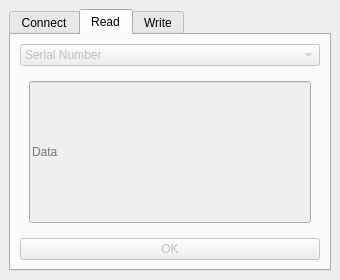
<?xml version="1.0" encoding="UTF-8"?>
<ui version="4.0">
 <class>MainWindow</class>
 <widget class="QMainWindow" name="MainWindow">
  <property name="geometry">
   <rect>
    <x>0</x>
    <y>0</y>
    <width>340</width>
    <height>255</height>
   </rect>
  </property>
  <property name="windowTitle">
   <string>ModbusTCP GUI</string>
  </property>
  <widget class="QWidget" name="centralwidget">
   <layout class="QVBoxLayout" name="verticalLayout">
    <item>
     <widget class="QTabWidget" name="tabWidget">
      <property name="enabled">
       <bool>true</bool>
      </property>
      <property name="sizePolicy">
       <sizepolicy hsizetype="Preferred" vsizetype="Preferred">
        <horstretch>0</horstretch>
        <verstretch>0</verstretch>
       </sizepolicy>
      </property>
      <property name="maximumSize">
       <size>
        <width>332</width>
        <height>282</height>
       </size>
      </property>
      <property name="acceptDrops">
       <bool>false</bool>
      </property>
      <property name="autoFillBackground">
       <bool>false</bool>
      </property>
      <property name="currentIndex">
       <number>1</number>
      </property>
      <widget class="QWidget" name="tab_connect">
       <attribute name="title">
        <string>Connect</string>
       </attribute>
       <layout class="QVBoxLayout" name="verticalLayout_2">
        <item>
         <widget class="QWidget" name="widget_2" native="true">
          <property name="enabled">
           <bool>true</bool>
          </property>
          <layout class="QGridLayout" name="gridLayout">
           <item row="2" column="2">
            <widget class="QLabel" name="label_3">
             <property name="text">
              <string>Unit ID</string>
             </property>
            </widget>
           </item>
           <item row="3" column="2">
            <widget class="QLabel" name="label_4">
             <property name="text">
              <string>Timeout</string>
             </property>
            </widget>
           </item>
           <item row="0" column="2">
            <widget class="QLabel" name="label">
             <property name="text">
              <string>Host Address</string>
             </property>
            </widget>
           </item>
           <item row="1" column="2">
            <widget class="QLabel" name="label_2">
             <property name="text">
              <string>Port Number</string>
             </property>
            </widget>
           </item>
           <item row="0" column="4">
            <widget class="QLineEdit" name="lineEdit_2">
             <property name="enabled">
              <bool>true</bool>
             </property>
             <property name="text">
              <string>127.0.0.1</string>
             </property>
             <property name="alignment">
              <set>Qt::AlignCenter</set>
             </property>
            </widget>
           </item>
           <item row="1" column="4">
            <widget class="QLineEdit" name="lineEdit_3">
             <property name="text">
              <string>502</string>
             </property>
             <property name="alignment">
              <set>Qt::AlignCenter</set>
             </property>
            </widget>
           </item>
           <item row="2" column="4">
            <widget class="QLineEdit" name="lineEdit_4">
             <property name="text">
              <string>255</string>
             </property>
             <property name="alignment">
              <set>Qt::AlignCenter</set>
             </property>
            </widget>
           </item>
           <item row="3" column="4">
            <widget class="QLineEdit" name="lineEdit">
             <property name="text">
              <string>10</string>
             </property>
             <property name="alignment">
              <set>Qt::AlignCenter</set>
             </property>
            </widget>
           </item>
          </layout>
         </widget>
        </item>
        <item>
         <widget class="QWidget" name="widget" native="true">
          <property name="sizePolicy">
           <sizepolicy hsizetype="Expanding" vsizetype="Expanding">
            <horstretch>0</horstretch>
            <verstretch>0</verstretch>
           </sizepolicy>
          </property>
          <layout class="QHBoxLayout" name="horizontalLayout">
          <item>

 <layout class="QVBoxLayout" name="verticalLayout_deviceSelect">
  <item>
   <widget class="QLabel" name="label_device">
    <property name="text">
     <string>Device:</string>
    </property>
   </widget>
  </item>
  <item>
   <widget class="QRadioButton" name="radioButton_evc04">
    <property name="text">
     <string>EVC04</string>
    </property>
    <property name="checked">
     <bool>true</bool>
    </property>
   </widget>
  </item>
  <item>
   <widget class="QRadioButton" name="radioButton_evc10">
    <property name="text">
     <string>EVC10</string>
    </property>
   </widget>
  </item>
 </layout>
</item>

           <item>
            <widget class="QPushButton" name="pushButton_2">
             <property name="sizePolicy">
              <sizepolicy hsizetype="Expanding" vsizetype="Expanding">
               <horstretch>0</horstretch>
               <verstretch>0</verstretch>
              </sizepolicy>
             </property>
             <property name="text">
              <string>Connect</string>
             </property>
            </widget>
           </item>
          </layout>
         </widget>
        </item>
       </layout>
      </widget>
      <widget class="QWidget" name="tab_read">
       <property name="enabled">
        <bool>false</bool>
       </property>
       <attribute name="title">
        <string>Read</string>
       </attribute>
       <layout class="QVBoxLayout" name="verticalLayout_3">
        <item>
         <widget class="QComboBox" name="comboBox">
          <property name="sizePolicy">
           <sizepolicy hsizetype="Minimum" vsizetype="Fixed">
            <horstretch>0</horstretch>
            <verstretch>0</verstretch>
           </sizepolicy>
          </property>
          <item>
           <property name="text">
            <string>Serial Number</string>
           </property>
          </item>
          <item>
           <property name="text">
            <string>Chargepoint ID</string>
           </property>
          </item>
          <item>
           <property name="text">
            <string>Brand</string>
           </property>
          </item>
          <item>
           <property name="text">
            <string>Model</string>
           </property>
          </item>
          <item>
           <property name="text">
            <string>Firmware Version</string>
           </property>
          </item>
          <item>
           <property name="text">
            <string>Date</string>
           </property>
          </item>
          <item>
           <property name="text">
            <string>Time</string>
           </property>
          </item>
          <item>
           <property name="text">
            <string>Chargepoint Power</string>
           </property>
          </item>
          <item>
           <property name="text">
            <string>Number of Phases</string>
           </property>
          </item>
          <item>
           <property name="text">
            <string>Chargepoint State</string>
           </property>
          </item>
          <item>
           <property name="text">
            <string>Charging State</string>
           </property>
          </item>
          <item>
           <property name="text">
            <string>Equipment State</string>
           </property>
          </item>
          <item>
           <property name="text">
            <string>Cable State</string>
           </property>
          </item>
          <item>
           <property name="text">
            <string>EVSE Fault Code</string>
           </property>
          </item>
          <item>
           <property name="text">
            <string>Current L1</string>
           </property>
          </item>
          <item>
           <property name="text">
            <string>Current L2</string>
           </property>
          </item>
          <item>
           <property name="text">
            <string>Current L3</string>
           </property>
          </item>
          <item>
           <property name="text">
            <string>Voltage L1</string>
           </property>
          </item>
          <item>
           <property name="text">
            <string>Voltage L2</string>
           </property>
          </item>
          <item>
           <property name="text">
            <string>Voltage L3</string>
           </property>
          </item>
          <item>
           <property name="text">
            <string>Active Power Total</string>
           </property>
          </item>
          <item>
           <property name="text">
            <string>Active Power L1</string>
           </property>
          </item>
          <item>
           <property name="text">
            <string>Active Power L2</string>
           </property>
          </item>
          <item>
           <property name="text">
            <string>Active Power L3</string>
           </property>
          </item>
          <item>
           <property name="text">
            <string>Meter Reading</string>
           </property>
          </item>
          <item>
           <property name="text">
            <string>Session Max Current</string>
           </property>
          </item>
          <item>
           <property name="text">
            <string>EVSE Min Current</string>
           </property>
          </item>
          <item>
           <property name="text">
            <string>EVSE Max Current</string>
           </property>
          </item>
          <item>
           <property name="text">
            <string>Cable Max Current</string>
           </property>
          </item>
          <item>
           <property name="text">
            <string>Session Energy</string>
           </property>
          </item>
          <item>
           <property name="text">
            <string>Session Start Time</string>
           </property>
          </item>
          <item>
           <property name="text">
            <string>Session End Time</string>
           </property>
          </item>
          <item>
           <property name="text">
            <string>Failsafe Current</string>
           </property>
          </item>
          <item>
           <property name="text">
            <string>Failsafe Timeout</string>
           </property>
          </item>
          <item>
           <property name="text">
            <string>Charging Current</string>
           </property>
          </item>
          <item>
           <property name="text">
            <string>Alive Register</string>
           </property>
          </item>
         </widget>
        </item>
        <item>
         <widget class="QWidget" name="widget_6" native="true">
          <layout class="QHBoxLayout" name="horizontalLayout_5">
           <item>
            <widget class="QLineEdit" name="lineEdit_19">
             <property name="sizePolicy">
              <sizepolicy hsizetype="Expanding" vsizetype="Preferred">
               <horstretch>0</horstretch>
               <verstretch>0</verstretch>
              </sizepolicy>
             </property>
             <property name="readOnly">
              <bool>true</bool>
             </property>
             <property name="placeholderText">
              <string>Data</string>
             </property>
            </widget>
           </item>
          </layout>
         </widget>
        </item>
        <item>
         <widget class="QPushButton" name="pushButton_6">
          <property name="sizePolicy">
           <sizepolicy hsizetype="Expanding" vsizetype="Maximum">
            <horstretch>0</horstretch>
            <verstretch>0</verstretch>
           </sizepolicy>
          </property>
          <property name="text">
           <string>OK</string>
          </property>
          <property name="shortcut">
           <string>Return</string>
          </property>
         </widget>
        </item>
       </layout>
      </widget>
      <widget class="QWidget" name="tab_write">
       <property name="enabled">
        <bool>false</bool>
       </property>
       <attribute name="title">
        <string>Write</string>
       </attribute>
       <layout class="QVBoxLayout" name="verticalLayout_7">
        <item>
         <widget class="QComboBox" name="comboBox_3">
          <property name="sizePolicy">
           <sizepolicy hsizetype="Minimum" vsizetype="Fixed">
            <horstretch>0</horstretch>
            <verstretch>0</verstretch>
           </sizepolicy>
          </property>
          <item>
           <property name="text">
            <string>Failsafe Current</string>
           </property>
          </item>
          <item>
           <property name="text">
            <string>Failsafe Timeout</string>
           </property>
          </item>
          <item>
           <property name="text">
            <string>Charging Current</string>
           </property>
          </item>
          <item>
           <property name="text">
            <string>Alive Register</string>
           </property>
          </item>
         </widget>
        </item>
        <item>
         <widget class="QWidget" name="widget_9" native="true">
          <layout class="QHBoxLayout" name="horizontalLayout_7">
           <item>
            <widget class="QLineEdit" name="lineEdit_21">
             <property name="sizePolicy">
              <sizepolicy hsizetype="Expanding" vsizetype="Preferred">
               <horstretch>0</horstretch>
               <verstretch>0</verstretch>
              </sizepolicy>
             </property>
             <property name="readOnly">
              <bool>true</bool>
             </property>
             <property name="placeholderText">
              <string>Data</string>
             </property>
            </widget>
           </item>
          </layout>
         </widget>
        </item>
        <item>
         <widget class="QPushButton" name="pushButton_8">
          <property name="sizePolicy">
           <sizepolicy hsizetype="Expanding" vsizetype="Maximum">
            <horstretch>0</horstretch>
            <verstretch>0</verstretch>
           </sizepolicy>
          </property>
          <property name="text">
           <string>OK</string>
          </property>
          <property name="shortcut">
           <string>Return</string>
          </property>
         </widget>
        </item>
       </layout>
      </widget>
     </widget>
    </item>
   </layout>
  </widget>
 </widget>
 <resources/>
 <connections>
  <connection>
   <sender>pushButton_2</sender>
   <signal>clicked()</signal>
   <receiver>lineEdit_2</receiver>
   <slot>clear()</slot>
   <hints>
    <hint type="sourcelabel">
     <x>185</x>
     <y>223</y>
    </hint>
    <hint type="destinationlabel">
     <x>185</x>
     <y>72</y>
    </hint>
   </hints>
  </connection>
 </connections>
</ui>
